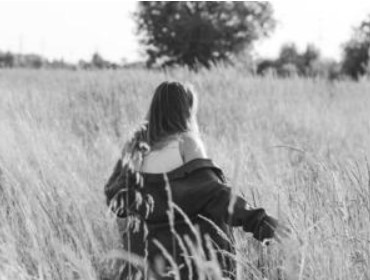
#> input picture GITHUB--IMAGE-PROCESSING-LEVEL 2/Session 3-original/images/girlImage.jpg, 370 x 280 px, found by its file name
$ python Translation.py
#> lines starting #> are read from the running program, lines starting #| are printed output that depends on the picture
import cv2
import numpy as np
img = cv2.imread(r"C:\Users\OMOLP091\Documents\OMOTECH\SESSION-1-STUD\IMAGE-LEVEL-2\Session 3\images\girlImage.jpg", 1)
#> img is the input picture: shape (280, 370, 3); min 16, max 255, mean 163.9
rows,cols,dim = img.shape
#> rows = 280; cols = 370; dim = 3
M = np.float32([[1,0,100],[0,1,150]])
dst = cv2.warpAffine(img,M,(cols,rows))
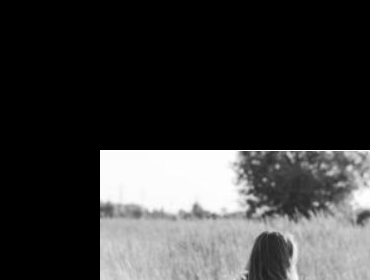
#> dst: shape (280, 370, 3); min 0, max 255, mean 58.4
cv2.imshow('img',dst)
cv2.waitKey(0)
cv2.destroyAllWindows()
